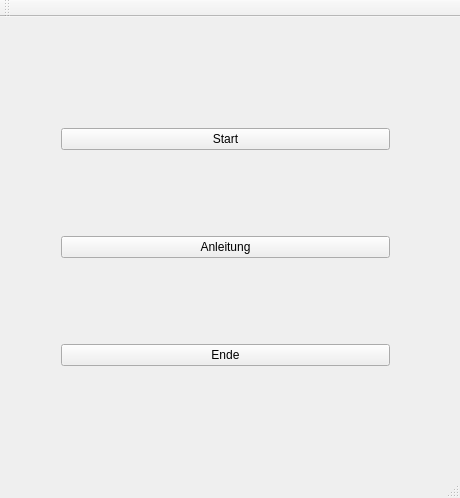
<?xml version="1.0" encoding="UTF-8"?>
<ui version="4.0">
 <class>MainWindow</class>
 <widget class="QMainWindow" name="MainWindow">
  <property name="geometry">
   <rect>
    <x>0</x>
    <y>0</y>
    <width>460</width>
    <height>498</height>
   </rect>
  </property>
  <property name="windowTitle">
   <string>MainWindow</string>
  </property>
  <widget class="QWidget" name="centralWidget">
   <widget class="QWidget" name="verticalLayoutWidget">
    <property name="geometry">
     <rect>
      <x>50</x>
      <y>20</y>
      <width>351</width>
      <height>421</height>
     </rect>
    </property>
    <layout class="QVBoxLayout" name="verticalLayout">
     <item>
      <widget class="QPushButton" name="startButton">
       <property name="text">
        <string>Start</string>
       </property>
      </widget>
     </item>
     <item>
      <widget class="QPushButton" name="settingsButton">
       <property name="text">
        <string>Anleitung</string>
       </property>
      </widget>
     </item>
     <item>
      <widget class="QPushButton" name="endButton">
       <property name="text">
        <string>Ende</string>
       </property>
      </widget>
     </item>
    </layout>
   </widget>
  </widget>
  <widget class="QToolBar" name="mainToolBar">
   <attribute name="toolBarArea">
    <enum>TopToolBarArea</enum>
   </attribute>
   <attribute name="toolBarBreak">
    <bool>false</bool>
   </attribute>
  </widget>
  <widget class="QStatusBar" name="statusBar"/>
 </widget>
 <layoutdefault spacing="6" margin="11"/>
 <resources/>
 <connections/>
</ui>
